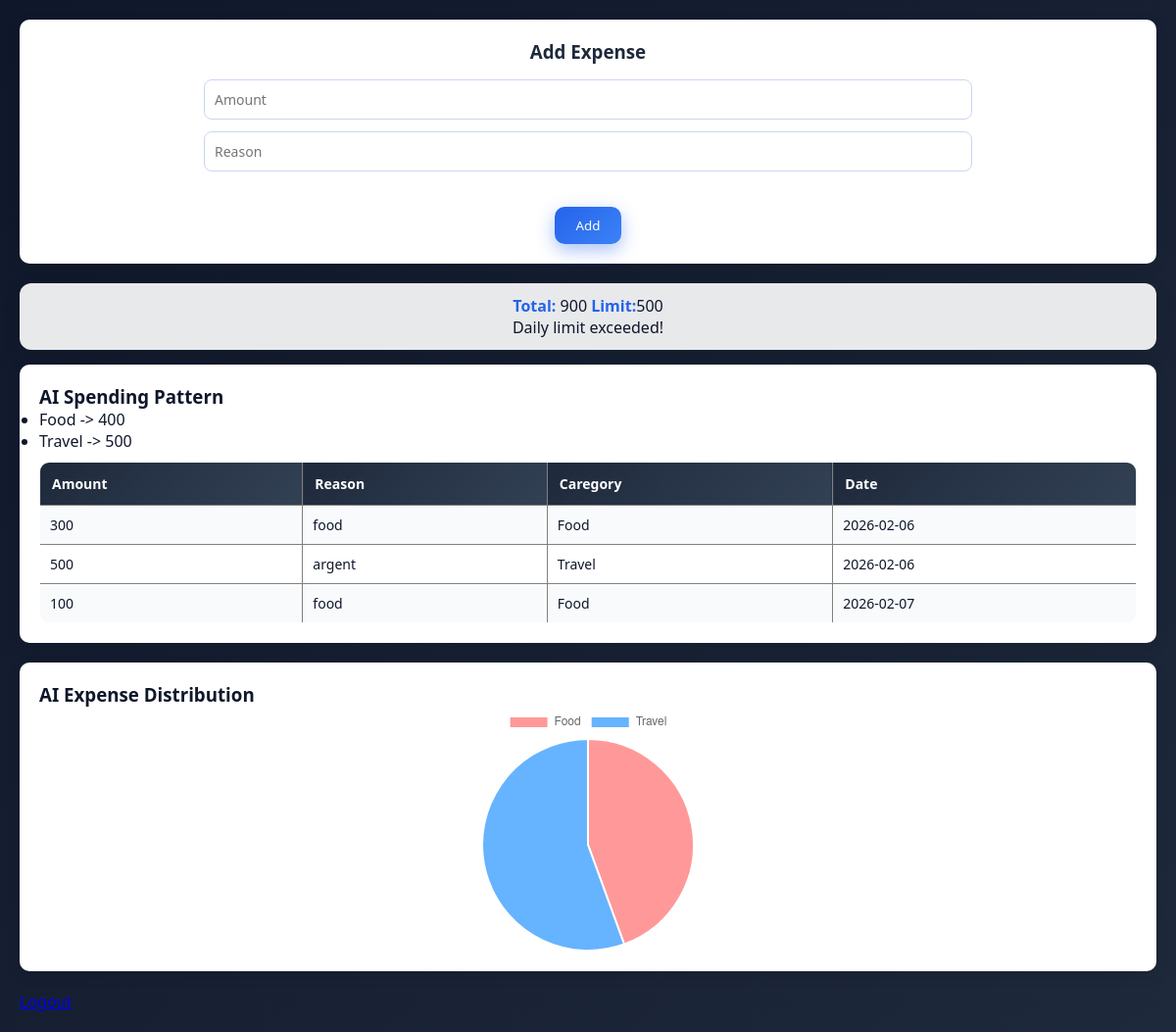
The app's page /dashboard (signed in) with its own data.
### tables this page shows
CREATE TABLE expenses (id INTEGER PRIMARY KEY AUTOINCREMENT,user_id INTEGER,amount INTEGER,reason TEXT,Category TEXT,date TEXT ,FOREIGN KEY (user_id) REFERENCES users(id));

### app.py (the view)
@app.route("/dashboard")
def dashboard():
    if "user_id"not in session:
        return redirect("/")
    user_id =session["user_id"]
    daily_limit=session.get("daily_limit")
    conn=sqlite3.connect(DB)
    cur=conn.cursor()
    cur.execute("SELECT amount,reason,Category,date FROM expenses WHERE user_id=?",(session["user_id"],))
    expenses=cur.fetchall()
    cur.execute("SELECT IFNULL(SUM(amount),0)FROM expenses WHERE user_id=?",(session["user_id"],))
    total=cur.fetchone()[0]
    cur.execute("SELECT daily_limit FROM users WHERE id=?",(session["user_id"],))
    limit=cur.fetchone()[0]
    cur.execute("""SELECT Category,SUM(amount) FROM expenses WHERE user_id=? GROUP BY Category """,(session["user_id"],))
    Chart_data=cur.fetchall()
    conn.close()
    labels=[row[0] for row in Chart_data]
    values=[row[1] for row in Chart_data]
    exceeded=total>limit
    summary = Chart_data
    warning = "Daily limit exceeded!" if exceeded else ""
    return render_template("dashboard.html",expenses=expenses,total=total,limit=daily_limit,exceeded=exceeded,labels=labels,values=values,summary=summary,warning=warning)

### templates/dashboard.html (shortened to what this page needs)
<!DOCTYPE html>
<html>
    <head>
        <link rel="stylesheet"href="{{ url_for('static',filename='style.css')}}">
    </head>
    <body>
        <div class="Dashboard">
            <div class="card add-expense">
                <h3>Add Expense</h3>
                <form action ="/add_expense"method="POST">
                <input type="number" name="amount" placeholder="Amount"  required>
                <input type="text" name="reason" placeholder="Reason"  required>
                <br><br>
                <button type="submit">Add</button>
        </form>
        </div>
        <div class="summary">
        <p><b>Total:</b> {{total}}
        <b>Limit:</b>{{limit}}</p>
        <p>{{warning}}</p>
        </div>
        <div class="card">
            <h3>AI Spending Pattern</h3>
            <ul>
            {% for s in summary %}
            <li>{{ s[0]}} -> {{s[1]}}</li>
            {% endfor %}
            </ul>
            <table border="1">
                <tr>
                    <th>Amount</th>
                    <th>Reason</th>
                    <th>  Caregory</th>
                    <th>Date</th>
                </tr>
            {% for e in expenses %}
            <tr>
                <td>{{ e[0] }}</td>
                <td>{{ e[1] }}</td>
                <td>{{ e[2] }}</td>
                <td>{{ e[3] }}</td>
            </tr>
            {% endfor %}
            </table>
        </div>
        <div class="card">
            <h3> AI Expense Distribution</h3>
            <canvas id="pieChart"width="250"height="250"></canvas>
        </div>
    </div>
        <script>
            const labels={{labels| tojson }};
            const values={{ values | tojson}};
            const ctx= document.getElementById('pieChart').getContext("2d");
            new Chart(ctx, {
                type:"pie",
                data:{
                    labels: labels ,
                    datasets:[{
                        data:values,
                        backgroundColor:[
                            '#ff9999',
                            '#66b3ff',
                            '#99ff99',
                            '#ffcc99',
                            '#c2c2f0',
                        ]
                    }]
                }
            });
        </script>
        <a href="/logout">Logout</a>
    </body>
</html>

### static/style.css (style rules this page uses)
body { font-family: "Poppins",sans-serif; background:linear-gradient(135deg,#0f172a,#1e293b); margin: 0; padding: 20px; color: #0f172a; }
.card { background: #ffffff; padding:20px; margin-bottom: 20px; border-radius: 10px; box-shadow: 0 5px 15px rgba(0,0,0,0.1); transition: transform 0.2s ease; }
.add-expense { text-align: center; }
.add-expense h3 { margin-bottom: 10px; color:#1e293b; }
.add-expense input { width: 70%; padding: 10px; margin:6px 0; border-radius: 8px; border: 1px solid#cbd5f5; font-size: 14px; }
button { margin-top: 8px; padding: 10px 22px; background: linear-gradient(135deg,#2563eb,#3b82f6); color:white; border: none; border-radius: 10px; cursor:pointer; font-weight: 500; box-shadow: 0 6px 18px rgba(37,99,235,0.4); }
.summary { text-align: center; margin: 10p 0; font-size:16px; margin-bottom: 15px; background: rgba(255,255,255,0.9); padding: 12px; border-radius: 12px; box-shadow: 0 6px 20px rgba(0,0,0,0.1) }
.summary b { color: #2563eb; }
table { width: 100%; border-collapse: collapse; margin-top: 10px; border-radius: 10px; overflow: hidden; }
th { background: linear-gradient(135deg,#1e293b,#334155); color: white; padding: 12px; font-size: 14px; text-align: left; }
td { padding: 10px; font-size: 14px; }
tr:nth-child(even) { background: #f8fafc; }
.card canvas { display: block; margin: 0 auto; max-width: 350px; max-height: 350px; }
* { margin: 0; padding: 0; box-sizing: border-box; font-family: "Segoe UI",sans-serif; }
input { width:100%; padding:14px; margin-bottom: 20px; border-radius: 4px; border: 1px solid #ddd; font-size: 15px; }

### records on screen
expenses: Category "Travel", amount "500", reason "argent", date "2026-02-06"
expenses: amount "300", reason "food", Category "Food", date "2026-02-06"
expenses: amount "100", reason "food", Category "Food", date "2026-02-07"

### other values on screen
{{ total }} "900"
{{ limit }} "500"
{{ warning }} "Daily limit exceeded!"
{{ s[0] }} "Food"
{{ s[1] }} "400"
chart data {{ labels| tojson }} ["Food", "Travel"]
chart data {{ values | tojson }} [400, 500]
